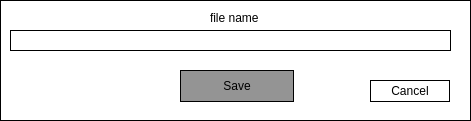
   <widget class="QWidget" name="fileSaveWidget" native="true">
    <property name="geometry">
     <rect>
      <x>210</x>
      <y>110</y>
      <width>471</width>
      <height>121</height>
     </rect>
    </property>
    <property name="styleSheet">
     <string notr="true">background: white; border: 1px solid black</string>
    </property>
    <widget class="QPushButton" name="saveFileNowButton">
     <property name="geometry">
      <rect>
       <x>180</x>
       <y>70</y>
       <width>114</width>
       <height>32</height>
      </rect>
     </property>
     <property name="styleSheet">
      <string notr="true">background:rgb(148, 148, 148)</string>
     </property>
     <property name="text">
      <string>Save</string>
     </property>
    </widget>
    <widget class="QLineEdit" name="saveFileNameBox">
     <property name="geometry">
      <rect>
       <x>10</x>
       <y>30</y>
       <width>441</width>
       <height>21</height>
      </rect>
     </property>
    </widget>
    <widget class="QPushButton" name="cancelFileISave">
     <property name="geometry">
      <rect>
       <x>370</x>
       <y>80</y>
       <width>80</width>
       <height>22</height>
      </rect>
     </property>
     <property name="text">
      <string>Cancel</string>
     </property>
    </widget>
    <widget class="QLabel" name="label_58">
     <property name="geometry">
      <rect>
       <x>210</x>
       <y>10</y>
       <width>71</width>
       <height>16</height>
      </rect>
     </property>
     <property name="styleSheet">
      <string notr="true">border: white</string>
     </property>
     <property name="text">
      <string>file name</string>
     </property>
    </widget>
   </widget>
